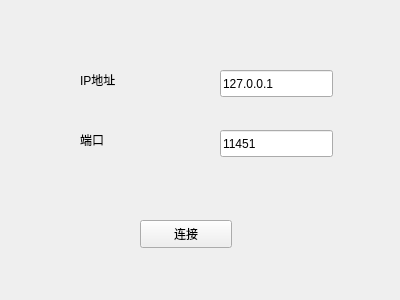
<?xml version="1.0" encoding="UTF-8"?>
<ui version="4.0">
 <class>FirstPage</class>
 <widget class="QDialog" name="FirstPage">
  <property name="geometry">
   <rect>
    <x>0</x>
    <y>0</y>
    <width>400</width>
    <height>300</height>
   </rect>
  </property>
  <property name="windowTitle">
   <string>Dialog</string>
  </property>
  <widget class="QStackedWidget" name="layout">
   <property name="enabled">
    <bool>true</bool>
   </property>
   <property name="geometry">
    <rect>
     <x>0</x>
     <y>0</y>
     <width>401</width>
     <height>301</height>
    </rect>
   </property>
   <property name="lineWidth">
    <number>1</number>
   </property>
   <property name="currentIndex">
    <number>2</number>
   </property>
   <widget class="QWidget" name="page">
    <widget class="QLabel" name="label">
     <property name="geometry">
      <rect>
       <x>90</x>
       <y>60</y>
       <width>69</width>
       <height>19</height>
      </rect>
     </property>
     <property name="text">
      <string>用户名</string>
     </property>
    </widget>
    <widget class="QLineEdit" name="username">
     <property name="enabled">
      <bool>true</bool>
     </property>
     <property name="geometry">
      <rect>
       <x>210</x>
       <y>60</y>
       <width>113</width>
       <height>27</height>
      </rect>
     </property>
    </widget>
    <widget class="QLabel" name="label_2">
     <property name="geometry">
      <rect>
       <x>100</x>
       <y>120</y>
       <width>71</width>
       <height>20</height>
      </rect>
     </property>
     <property name="text">
      <string>密码</string>
     </property>
    </widget>
    <widget class="QLineEdit" name="userpw">
     <property name="enabled">
      <bool>true</bool>
     </property>
     <property name="geometry">
      <rect>
       <x>210</x>
       <y>120</y>
       <width>113</width>
       <height>27</height>
      </rect>
     </property>
    </widget>
    <widget class="QPushButton" name="reg">
     <property name="enabled">
      <bool>true</bool>
     </property>
     <property name="geometry">
      <rect>
       <x>200</x>
       <y>220</y>
       <width>151</width>
       <height>28</height>
      </rect>
     </property>
     <property name="text">
      <string>没有账号？点击就送</string>
     </property>
    </widget>
    <widget class="QPushButton" name="accept">
     <property name="geometry">
      <rect>
       <x>60</x>
       <y>220</y>
       <width>111</width>
       <height>28</height>
      </rect>
     </property>
     <property name="text">
      <string>忠诚！南下！</string>
     </property>
    </widget>
   </widget>
   <widget class="QWidget" name="page_2">
    <widget class="QLabel" name="label_3">
     <property name="geometry">
      <rect>
       <x>50</x>
       <y>60</y>
       <width>69</width>
       <height>19</height>
      </rect>
     </property>
     <property name="text">
      <string>用户名</string>
     </property>
    </widget>
    <widget class="QLabel" name="label_4">
     <property name="geometry">
      <rect>
       <x>50</x>
       <y>110</y>
       <width>69</width>
       <height>19</height>
      </rect>
     </property>
     <property name="text">
      <string>密码</string>
     </property>
    </widget>
    <widget class="QLabel" name="label_5">
     <property name="geometry">
      <rect>
       <x>50</x>
       <y>160</y>
       <width>69</width>
       <height>19</height>
      </rect>
     </property>
     <property name="text">
      <string>确认密码</string>
     </property>
    </widget>
    <widget class="QLineEdit" name="useradd">
     <property name="geometry">
      <rect>
       <x>200</x>
       <y>60</y>
       <width>113</width>
       <height>27</height>
      </rect>
     </property>
    </widget>
    <widget class="QLineEdit" name="useraddpw1">
     <property name="geometry">
      <rect>
       <x>200</x>
       <y>110</y>
       <width>113</width>
       <height>27</height>
      </rect>
     </property>
    </widget>
    <widget class="QLineEdit" name="useraddpw2">
     <property name="geometry">
      <rect>
       <x>200</x>
       <y>160</y>
       <width>113</width>
       <height>27</height>
      </rect>
     </property>
    </widget>
    <widget class="QPushButton" name="reg_2">
     <property name="geometry">
      <rect>
       <x>40</x>
       <y>230</y>
       <width>101</width>
       <height>28</height>
      </rect>
     </property>
     <property name="text">
      <string>注册！启动！</string>
     </property>
    </widget>
    <widget class="QPushButton" name="back">
     <property name="geometry">
      <rect>
       <x>190</x>
       <y>230</y>
       <width>171</width>
       <height>28</height>
      </rect>
     </property>
     <property name="text">
      <string>死去的记忆开始攻击我</string>
     </property>
    </widget>
   </widget>
   <widget class="QWidget" name="page_3">
    <widget class="QLineEdit" name="ip_edit">
     <property name="geometry">
      <rect>
       <x>220</x>
       <y>70</y>
       <width>113</width>
       <height>27</height>
      </rect>
     </property>
     <property name="text">
      <string>127.0.0.1</string>
     </property>
    </widget>
    <widget class="QLabel" name="label_6">
     <property name="geometry">
      <rect>
       <x>80</x>
       <y>70</y>
       <width>91</width>
       <height>19</height>
      </rect>
     </property>
     <property name="text">
      <string>IP地址</string>
     </property>
    </widget>
    <widget class="QLineEdit" name="port_edit">
     <property name="geometry">
      <rect>
       <x>220</x>
       <y>130</y>
       <width>113</width>
       <height>27</height>
      </rect>
     </property>
     <property name="text">
      <string>11451</string>
     </property>
    </widget>
    <widget class="QLabel" name="label_7">
     <property name="geometry">
      <rect>
       <x>80</x>
       <y>130</y>
       <width>91</width>
       <height>19</height>
      </rect>
     </property>
     <property name="text">
      <string>端口</string>
     </property>
    </widget>
    <widget class="QPushButton" name="pushButton">
     <property name="geometry">
      <rect>
       <x>140</x>
       <y>220</y>
       <width>92</width>
       <height>28</height>
      </rect>
     </property>
     <property name="text">
      <string>连接</string>
     </property>
    </widget>
   </widget>
  </widget>
 </widget>
 <resources/>
 <connections/>
</ui>
